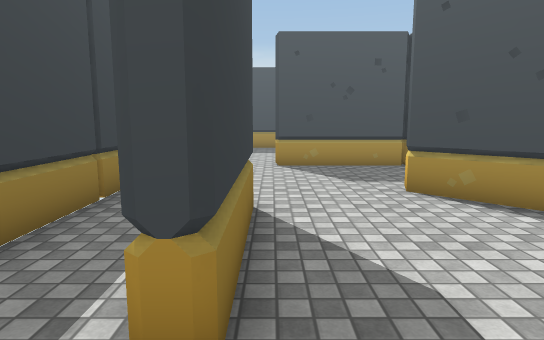
[1] (above)

24 first-person views from a walk through a scene from a Unity 3-D project. The camera is 1.4 m above the floor, tilts 8° down and sees 75° across. The floor is counted in squares, 1 m on a side. Each view is taken from the middle of a square. On the plan, view 1 faces up. The plan holds only what a view shows up to about 15 squares ahead; the rest is blank. Some animated figures are left out. Some surface patterns are stand-ins.

[2]
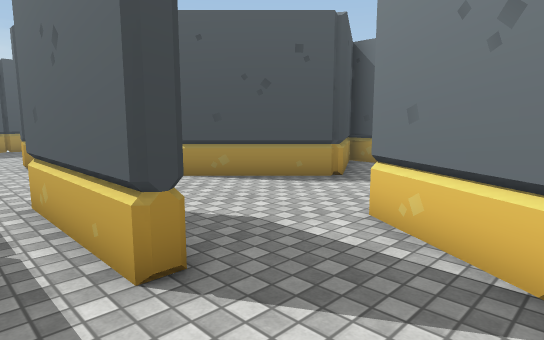

[3]
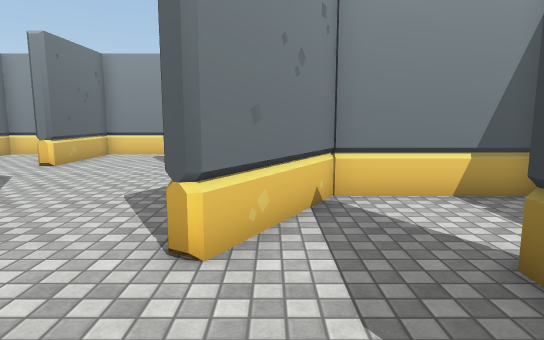

[4]
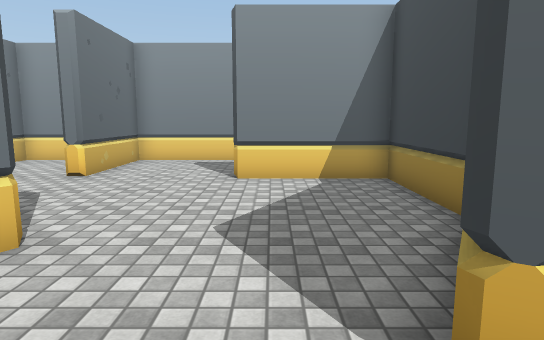

[5]
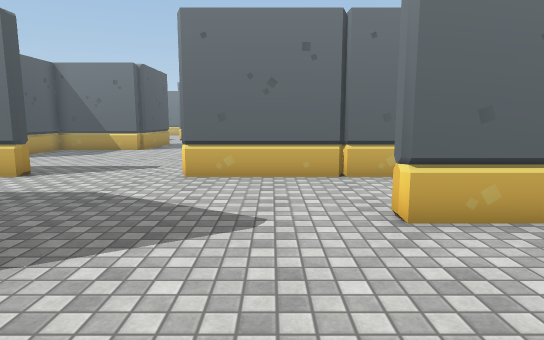

[6]
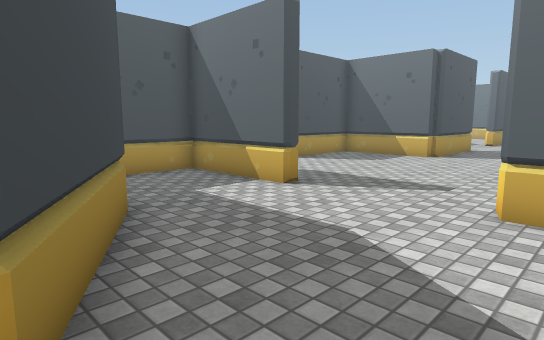

[7]
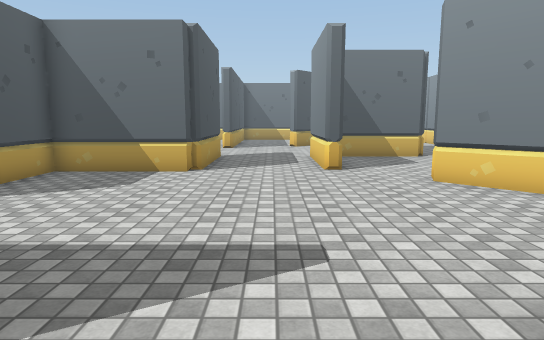

[8]
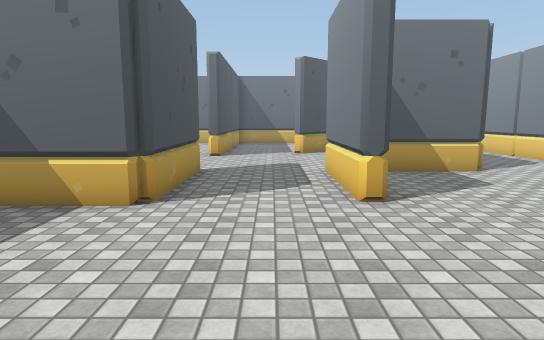

[9]
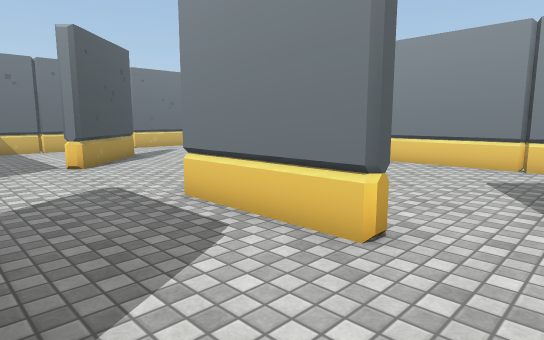

[10]
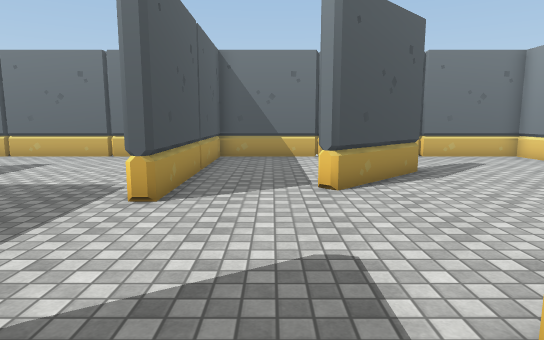

[11]
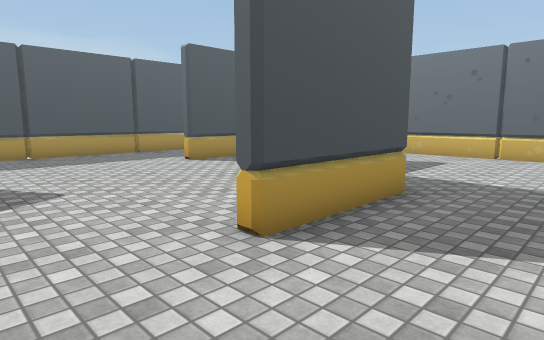

[12]
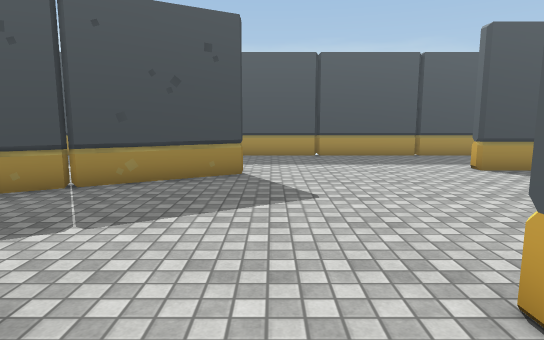

[13]
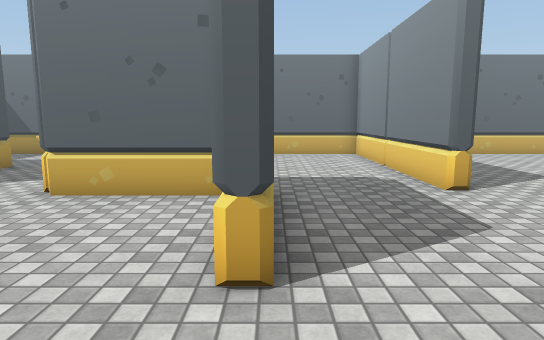

[14]
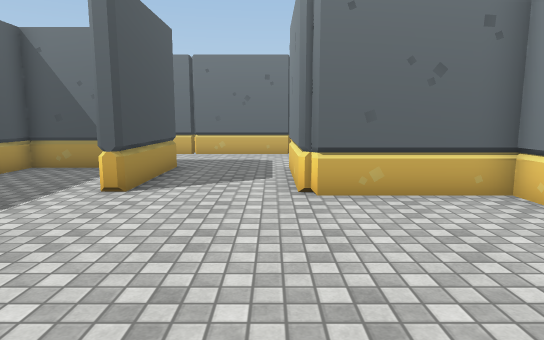

[15]
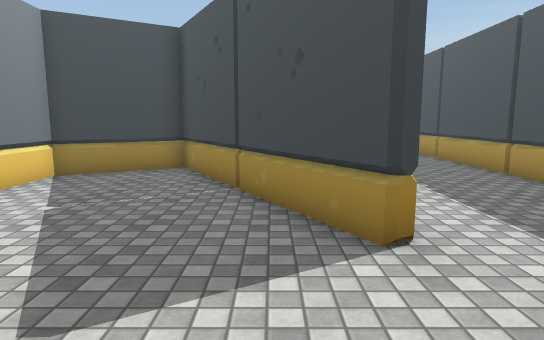

[16]
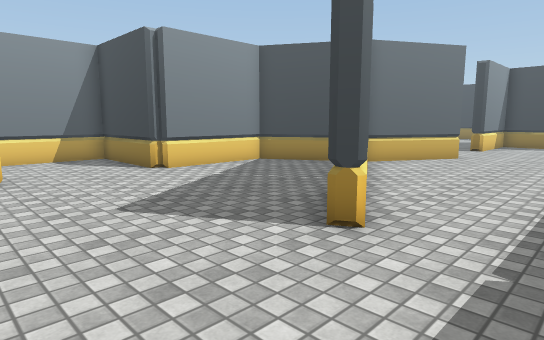

[17]
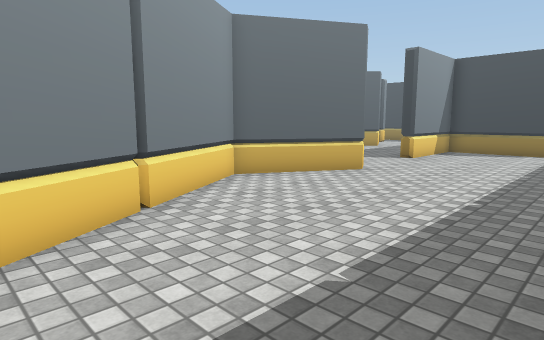

[18]
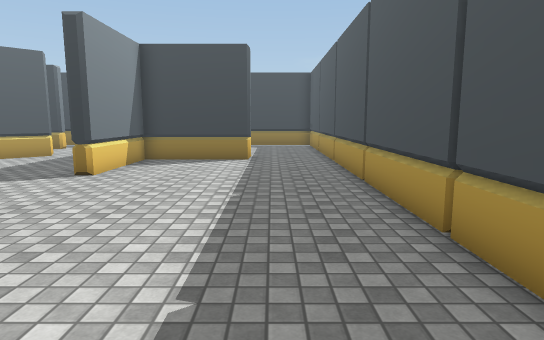

[19]
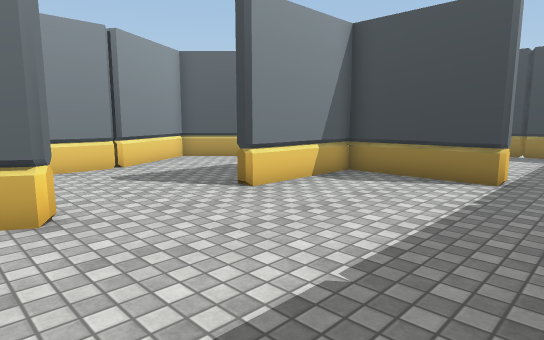

[20]
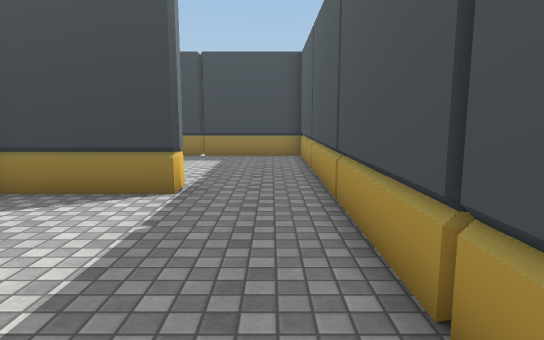

[21]
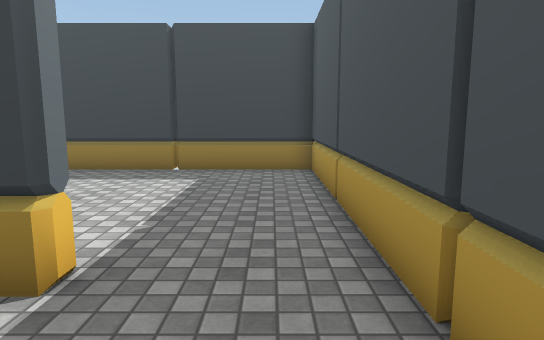

[22]
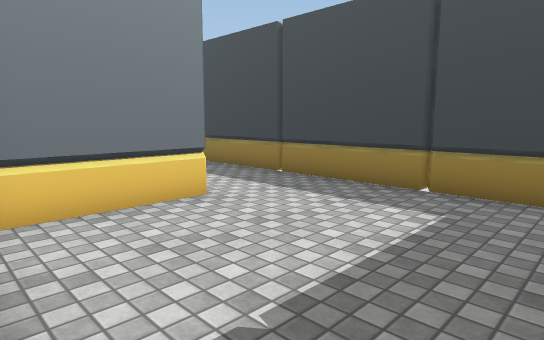

[23]
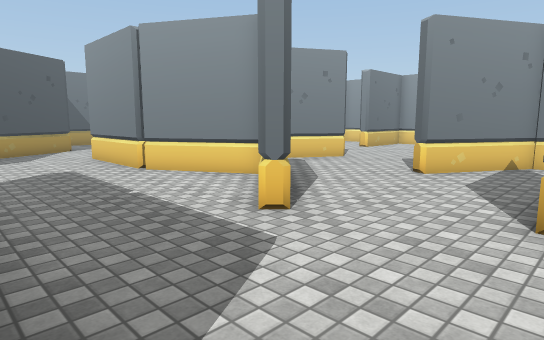

[24]
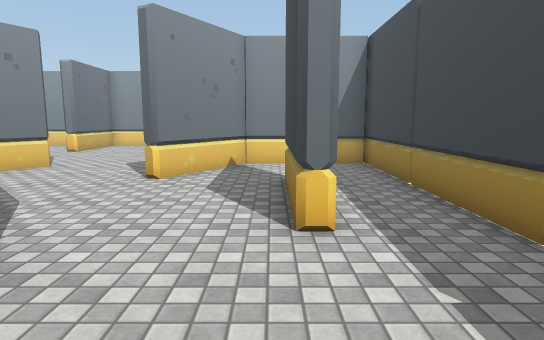

### Floor plan
Ten units are one square. View 1 is at (0, 0); x grows to the right and y downward. Boxes are objects, and circles mark ways between rooms. Rooms are numbered by the first view taken in them; rooms with no view inside come last. Other rooms are left out.
<svg viewBox="-36 -186 408 286">
<path fill="none" stroke="#000" d="M-8 -17 -8 -57M-31 -54 -31 15 9 15 27 -17M207 -22 207 -60 174 -60M163 -69 152 -89M212 -62 212 -25 243 -25M127 -22 127 -60 105 -60M209 20 209 15 249 15M249 -20 210 -20M91 -23 72 11M176 53 192 37M87 -49 87 -58 56 -40M119 -117 152 -98 205 -129M222 -132 155 -94 172 -65 209 -65M278 -65 285 -65 285 -102M287 -60 247 -60M248 58 248 26M68 8 79 -11M127 71 127 18M54 -42 26 -70M289 -105 326 -105M205 95 248 95M181 -181 -31 -181 -31 -54M111 95 127 95 127 89M30 -73 56 -47 88 -65 129 -65M41 -109 1 -109M272 95 301 95M328 41 299 13M43 -152 43 -114 81 -114M327 -139 289 -139 289 -144M12 20 12 55 49 55M-3 -57 -3 -17M52 95 87 95 87 58M324 -160 324 -181 217 -181M1 -114 34 -114M352 95 367 95 367 -20 289 -20 289 -25 367 -25 367 -170"/>
<circle cx="-20" cy="-50" r="3" fill="#2a7"/>
<circle cx="10" cy="-10" r="3" fill="#2a7"/>
<text x="-10" y="-10">1</text>
<text x="180" y="-40">2</text>
</svg>
Room 1 opens to room 2.

Where each view was taken, in squares from view 1:
view 1: 0 up, 0 right, facing up
view 2: 1 down, 2 left, facing up-right
view 3: 5 up, 2 right, facing down
view 4: 3 up, 4 right, facing down
view 5: 4 down, 4 right, facing right
view 6: 3 down, 7 right, facing up-right
view 7: 0 up, 11 right, facing right
view 8: 0 up, 15 right, facing right
view 9: 2 up, 19 right, facing down-right
view 10: 0 up, 23 right, facing right
view 11: 3 up, 22 right, facing up-right
view 12: 4 up, 23 right, facing up
view 13: 6 up, 22 right, facing right
view 14: 11 up, 22 right, facing right
view 15: 12 up, 26 right, facing left
view 16: 16 up, 26 right, facing down-left
view 17: 17 up, 21 right, facing down-left
view 18: 16 up, 17 right, facing left
view 19: 17 up, 13 right, facing down-left
view 20: 17 up, 11 right, facing left
view 21: 17 up, 7 right, facing left
view 22: 17 up, 4 right, facing down-left
view 23: 11 up, 1 left, facing down-right
view 24: 10 up, 0 right, facing down
